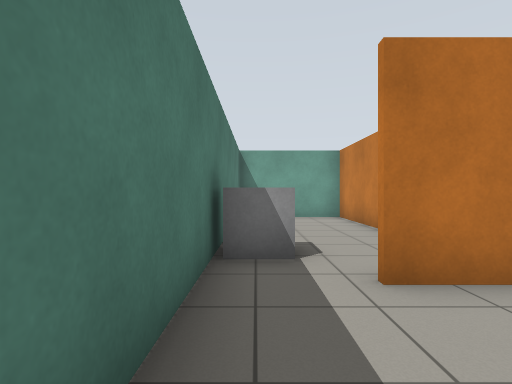
View 1 (above)

24 first-person views from a walk through a Gazebo world. The camera is 0.94 m above the floor, looks level and sees 80° across. The floor is counted in squares, 1 m on a side. Each view is taken from the middle of a square. On the plan, view 1 faces up. The plan holds only what a view shows up to about 11 squares ahead; the rest is blank.

View 2
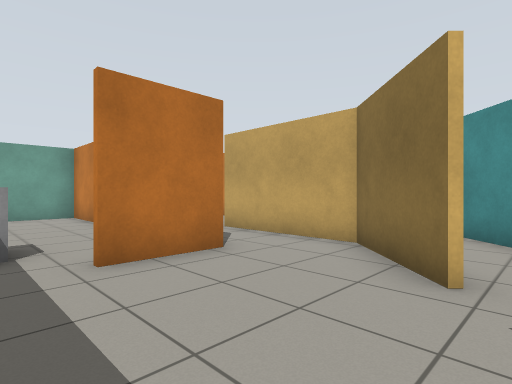

View 3
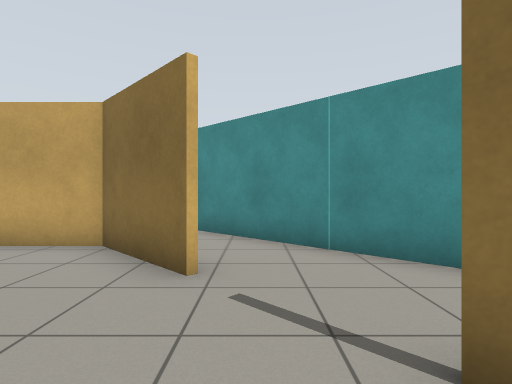

View 4
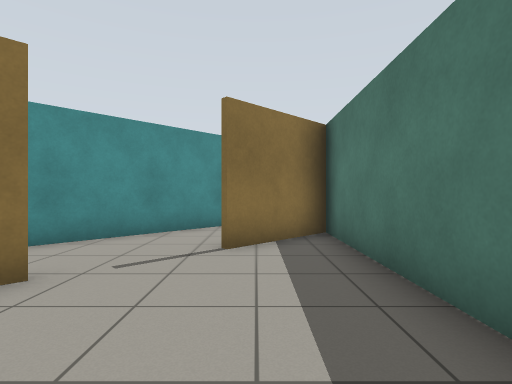

View 5
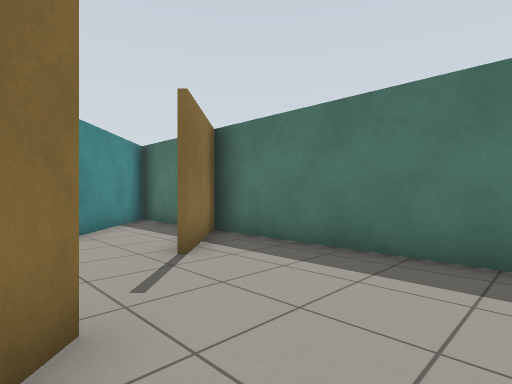

View 6
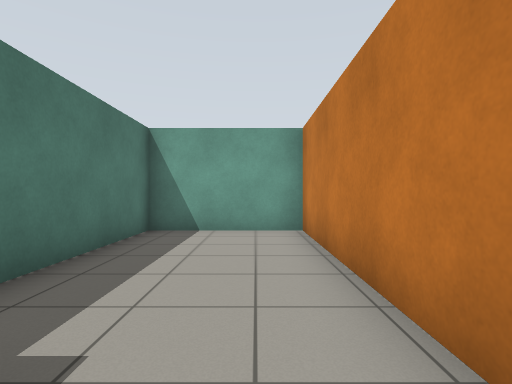

View 7
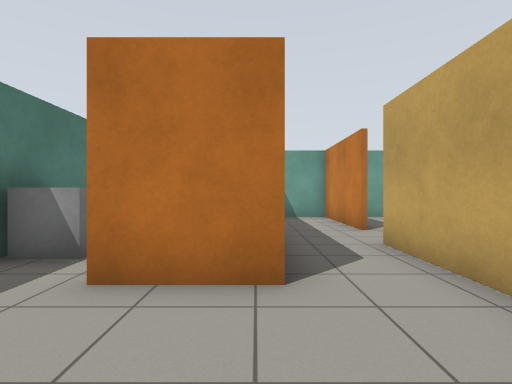

View 8
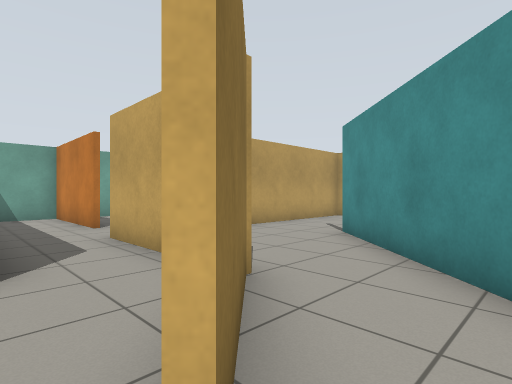

View 9
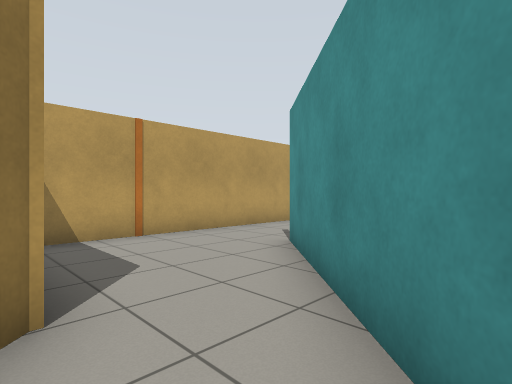

View 10
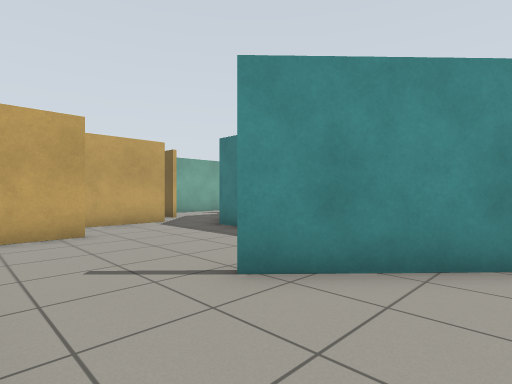

View 11
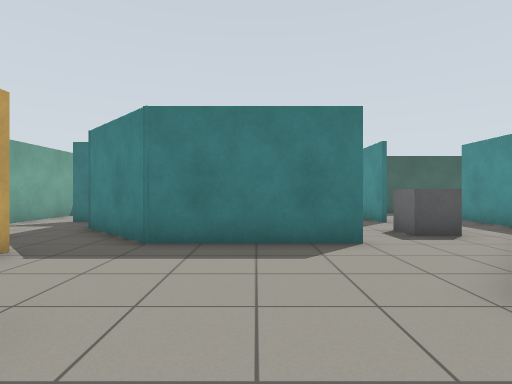

View 12
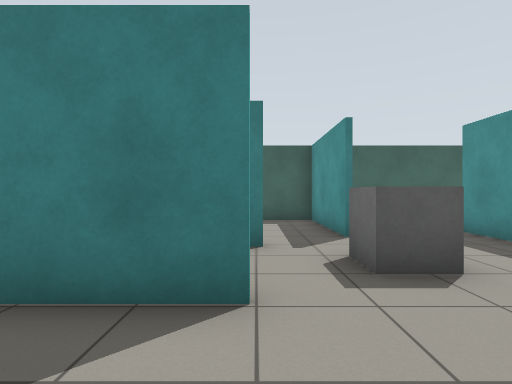

View 13
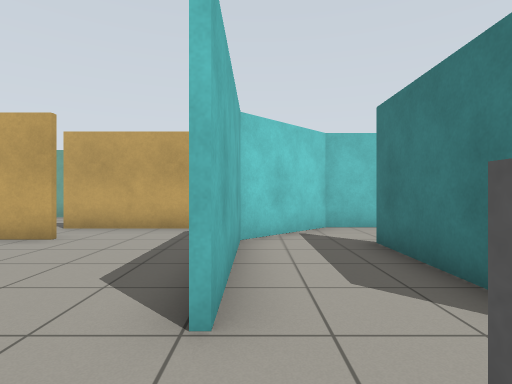

View 14
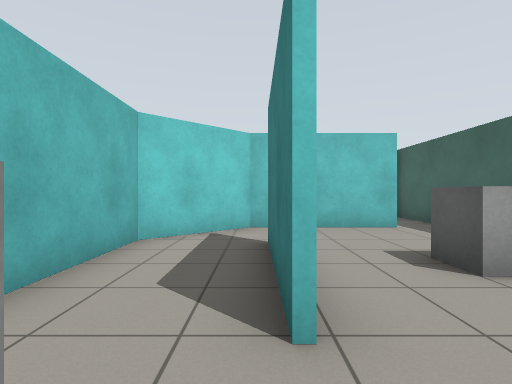

View 15
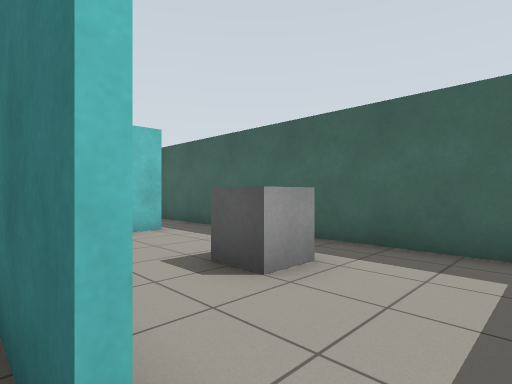

View 16
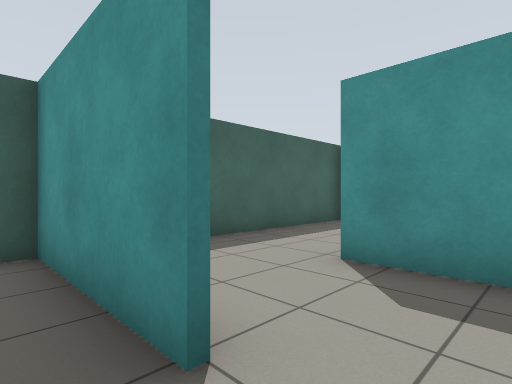

View 17
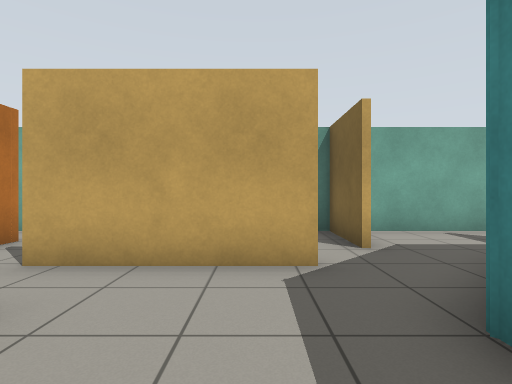

View 18
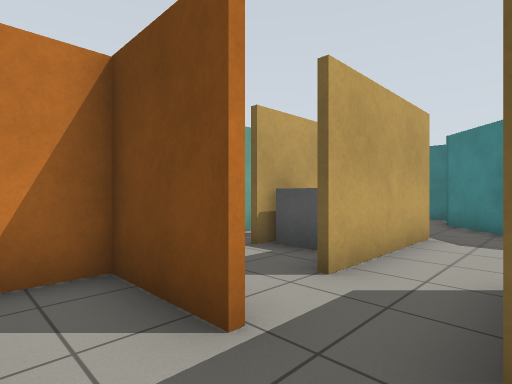

View 19
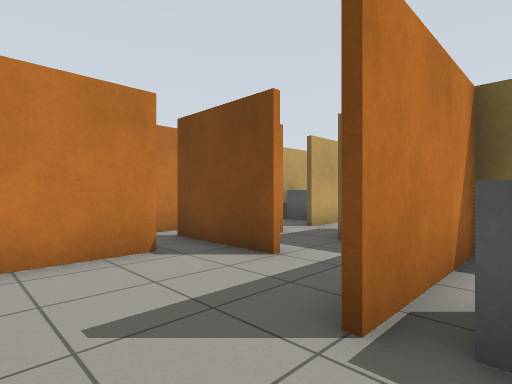

View 20
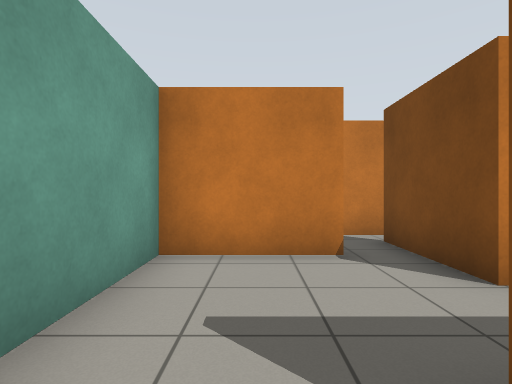

View 21
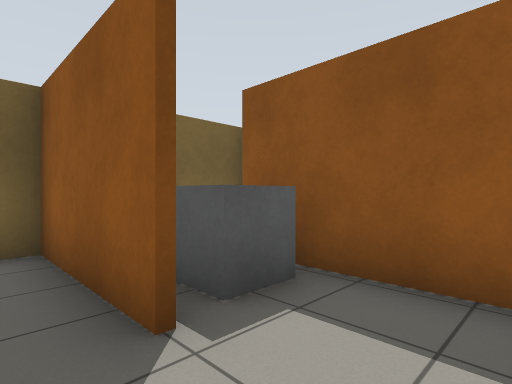

View 22
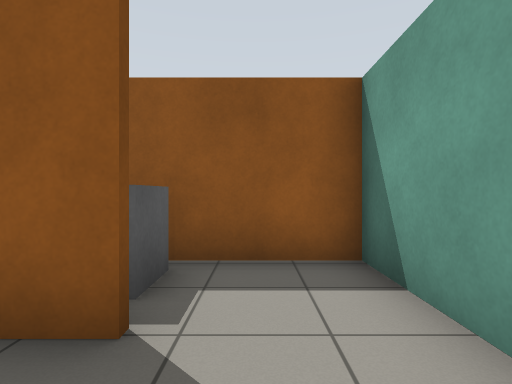

View 23
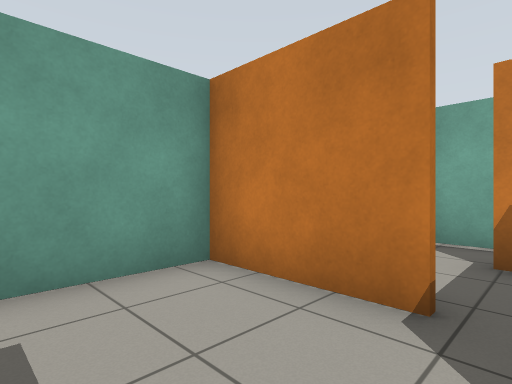

View 24
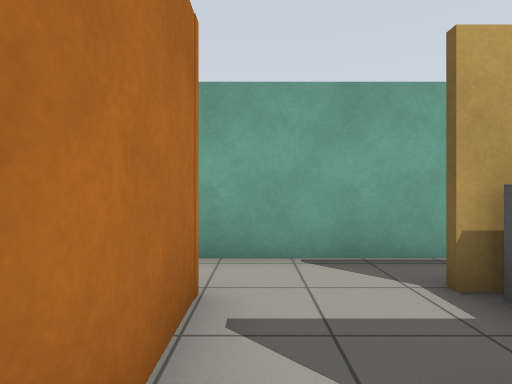

### Floor plan
Ten units are one square. View 1 is at (0, 0); x grows to the right and y downward. Boxes are objects, and circles mark ways between rooms. Rooms are numbered by the first view taken in them; rooms with no view inside come last. Other rooms are left out.
<svg viewBox="-11 -120 209 208">
<path fill="none" stroke="#000" d="M31 -52 31 -115M34 -31 12 -31M34 3 53 -17M30 -114 -6 -114 -6 43 16 20M32 41 51 21M54 -16 35 4M51 21 70 1M100 5 140 5 147 12M70 1 97 -28M99 32 136 32M140 -30 140 -45M130 -54 61 -54M151 19 139 7 100 7M159 -1 159 -40M51 31 51 52M140 -76 169 -76M155 -86 155 -114 115 -114M121 -91 121 -55M155 -57 177 -57 177 -86M114 -55 142 -55M115 -114 98 -114 98 -75M119 -74 119 -91M81 44 81 83 155 83M161 68 161 29 151 19M56 -75 56 -114 30 -114M53 -17 53 -56M166 44 177 44M193 60 193 5M155 83 190 83M11 83 67 83M193 -88 193 -96M193 -35 193 -68M179 -55 156 -55M178 -11 178 -31M-6 57 -6 83 11 83M-6 81 32 41M147 12 162 28"/>
<rect x="-5" y="-55" width="10" height="20" fill="#bbb"><title>grey box</title></rect>
<rect x="75" y="15" width="10" height="10" fill="#bbb"><title>grey box</title></rect>
<rect x="105" y="-95" width="10" height="20" fill="#bbb"><title>grey box</title></rect>
<rect x="115" y="55" width="10" height="10" fill="#bbb"><title>grey box</title></rect>
<rect x="165" y="-35" width="10" height="20" fill="#bbb"><title>grey box</title></rect>
<circle cx="40" cy="10" r="3" fill="#2a7"/>
<circle cx="40" cy="-30" r="3" fill="#2a7"/>
<circle cx="20" cy="30" r="3" fill="#2a7"/>
<circle cx="60" cy="-10" r="3" fill="#2a7"/>
<circle cx="150" cy="-60" r="3" fill="#2a7"/>
<circle cx="140" cy="30" r="3" fill="#2a7"/>
<circle cx="90" cy="40" r="3" fill="#2a7"/>
<circle cx="65" cy="50" r="3" fill="#2a7"/>
<circle cx="160" cy="-45" r="3" fill="#2a7"/>
<circle cx="160" cy="0" r="3" fill="#2a7"/>
<circle cx="120" cy="-105" r="3" fill="#2a7"/>
<circle cx="170" cy="-80" r="3" fill="#2a7"/>
<circle cx="160" cy="70" r="3" fill="#2a7"/>
<circle cx="170" cy="20" r="3" fill="#2a7"/>
<circle cx="180" cy="-45" r="3" fill="#2a7"/>
<text x="10" y="-40">1</text>
<text x="50" y="0">2</text>
<text x="100" y="-10">3</text>
<text x="140" y="-90">4</text>
<text x="110" y="-100">5</text>
<text x="120" y="50">6</text>
<text x="40" y="-80">7</text>
<text x="180" y="50">8</text>
<text x="50" y="60">9</text>
<text x="190" y="-70">10</text>
<text x="170" y="-40">11</text>
<text x="10" y="50">12</text>
<text x="170" y="0">13</text>
</svg>
Room 1 opens to room 2. Room 1 opens to room 7. Room 1 opens to room 12. Room 2 opens to room 3. Room 3 opens to room 4. Room 3 opens to room 6. Room 3 opens to room 9. Room 3 opens to room 11. Room 3 opens to room 13. Room 4 opens to room 5. Room 4 opens to room 10. Room 6 opens to room 8. Room 8 opens to room 13. Room 10 opens to room 11.

Where each view was taken, in squares from view 1:
view 1: 0 up, 0 right, facing up
view 2: 1 down, 0 right, facing up-right
view 3: 1 down, 0 right, facing right
view 4: 3 up, 1 right, facing down
view 5: 2 up, 4 right, facing down-left
view 6: 4 up, 2 right, facing up
view 7: 0 up, 3 right, facing up
view 8: 1 down, 3 right, facing up-right
view 9: 1 down, 5 right, facing up-right
view 10: 5 up, 7 right, facing down-right
view 11: 5 up, 12 right, facing down
view 12: 2 up, 10 right, facing down
view 13: 1 down, 8 right, facing right
view 14: 3 down, 8 right, facing right
view 15: 3 down, 9 right, facing down-right
view 16: 3 down, 9 right, facing down-left
view 17: 1 up, 12 right, facing right
view 18: 7 up, 14 right, facing down-right
view 19: 11 up, 11 right, facing down-right
view 20: 10 up, 11 right, facing right
view 21: 11 up, 13 right, facing down-left
view 22: 10 up, 14 right, facing left
view 23: 8 up, 13 right, facing up-right
view 24: 5 up, 15 right, facing right
